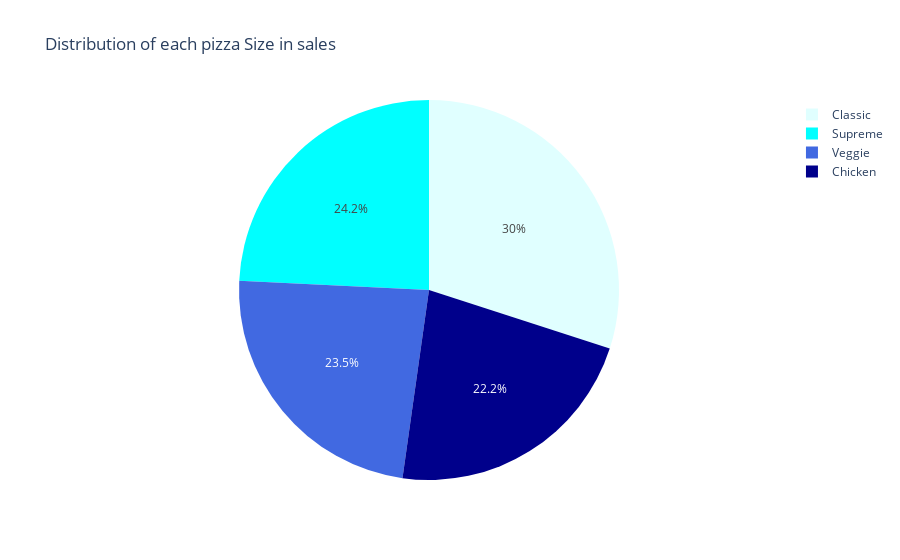

Notebook code for this chart:
### Code cell
fig = px.pie(df, values=df['category'].value_counts(), names=['Classic','Supreme','Veggie','Chicken'], title='Distribution of each pizza Size in sales',color=['Classic','Supreme','Veggie','Chicken'],  
             color_discrete_map={'Classic':'lightcyan',
                                 'Supreme':'cyan',
                                 'Veggie':'royalblue',
                                 'Chicken':'darkblue'})
fig.show()

### Figure 1 — Plotly figure (JSON) as saved in the notebook; plotly's stock layout.template omitted (floating-point values rounded to 4 significant figures)
{"data": [{"customdata": [["Classic"], ["Supreme"], ["Veggie"], ["Chicken"]], "domain": {"x": [0, 1], "y": [0, 1]}, "hovertemplate": "label=%{label}<br>value=%{value}<br>color=%{customdata[0]}<extra></extra>", "labels": ["Classic", "Supreme", "Veggie", "Chicken"], "legendgroup": "", "marker": {"colors": ["lightcyan", "cyan", "royalblue", "darkblue"]}, "name": "", "showlegend": true, "type": "pie", "values": [14579, 11777, 11449, 10815]}], "layout": {"legend": {"tracegroupgap": 0}, "title": {"text": "Distribution of each pizza Size in sales"}}}
